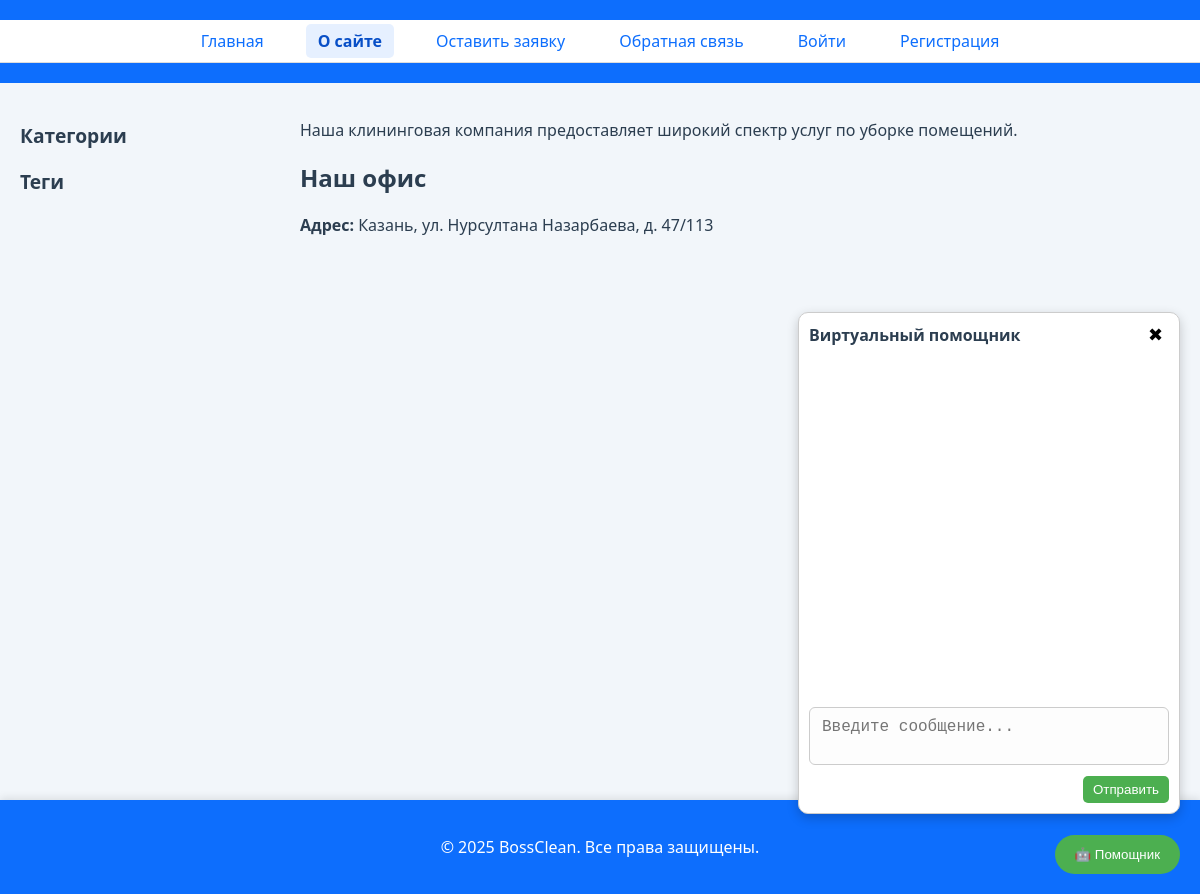
/about/, run on an earlier commit of the app's database.
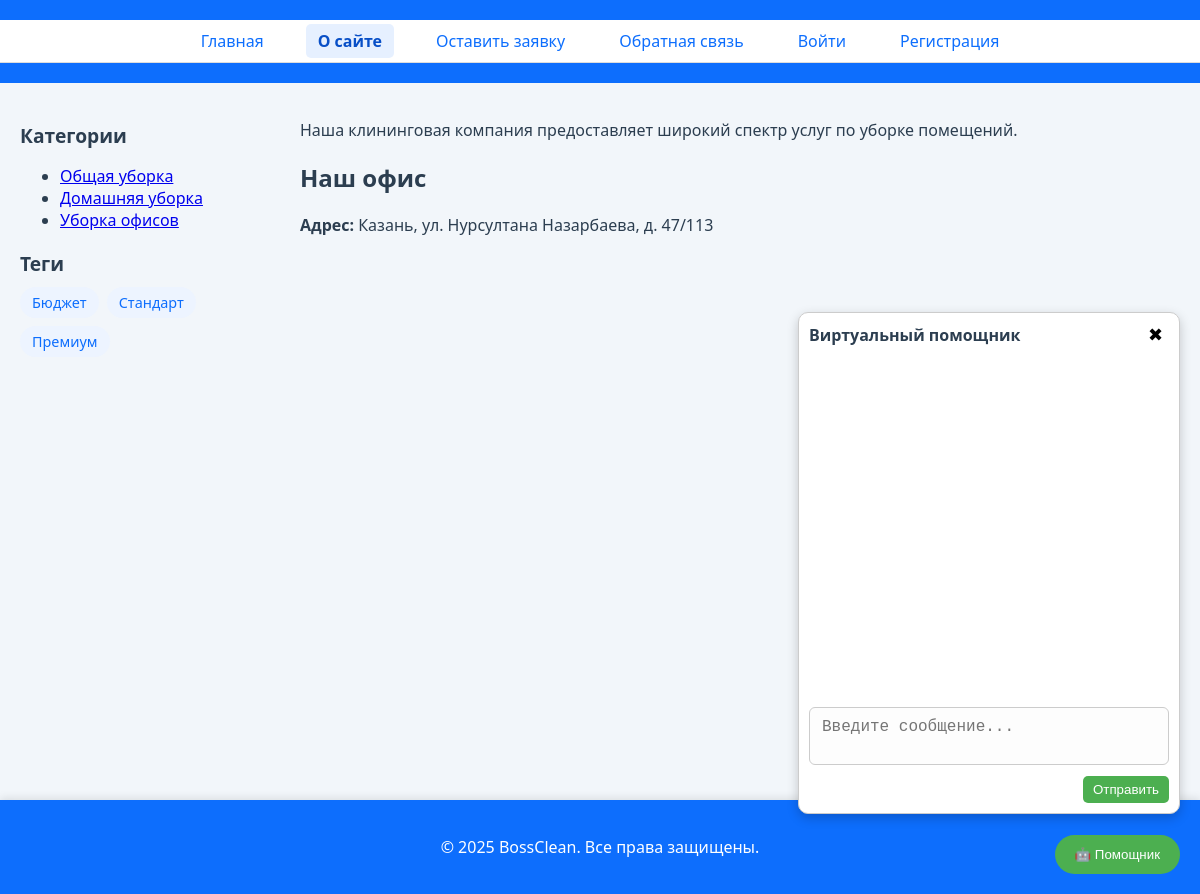
And on a later commit of the database.
### places/models.py (models this page shows, shortened)
class ServiceCategory(models.Model):
    name = models.CharField(max_length=100, verbose_name='Название категории')
    slug = models.SlugField(unique=True, verbose_name='URL')
    def get_absolute_url(self):
        return reverse('category', kwargs={'cat_slug': self.slug})
    class Meta:
        verbose_name = 'Категория'
        verbose_name_plural = 'Категории'

class TagService(models.Model):
    tag = models.CharField(max_length=100, db_index=True, verbose_name="Название тега")
    slug = models.SlugField(max_length=255, unique=True, db_index=True, verbose_name="URL")
    def get_absolute_url(self):
        return reverse('tag', kwargs={'tag_slug': self.slug})

### places/views.py (the view)
# urls.py: path('about/', views.about, name='about'),
def about(request):
    return render(request, 'places/about.html', {'title': 'О компании', 'active_page': 'about'})

### places/templatetags/cleaning_tags.py (called while the page is built)
@register.inclusion_tag('places/list_categories.html')
def show_categories(cat_selected=0):
    cats = ServiceCategory.objects.all()
    return {"cats": cats, "cat_selected": cat_selected}

@register.inclusion_tag('places/includes/tag_block.html')
def show_all_tags():
    return {"tags": TagService.objects.all()}

### users/context_processors.py (called while the page is built)
def get_main_menu(request):
    return {'mainmenu': menu}

### places/templates/places/about.html (shortened to what this page needs)
    {% extends 'base.html' %}
    {% block content %}
        <p>Наша клининговая компания предоставляет широкий спектр услуг по уборке помещений.</p>
        <h2>Наш офис</h2>
        <p><strong>Адрес:</strong> Казань, ул. Нурсултана Назарбаева, д. 47/113</p>
        <div id="map" style="width: 100%; height: 400px; border-radius: 10px; margin-top: 20px;"></div>
    {% endblock %}

### places/templates/places/list_categories.html
<ul class="category-list">
    {% for cat in cats %}
        {% if cat.id == cat_selected %}
            <li class="selected">{{ cat.name }}</li>
        {% else %}
            <li><a href="{{ cat.get_absolute_url }}">{{ cat.name }}</a></li>
        {% endif %}
    {% endfor %}
</ul>

### places/templates/places/includes/tag_block.html
{% if tags %}
<div class="tags">
    {% for t in tags %}
        <a href="{{ t.get_absolute_url }}" class="tag">{{ t.tag }}</a>
    {% endfor %}
</div>
{% endif %}

What changed in the data, as far as the page shows it:
added ServiceCategory: name "Общая уборка"
added ServiceCategory: name "Домашняя уборка"
added ServiceCategory: name "Уборка офисов"
added TagService: tag "Бюджет"
added TagService: tag "Стандарт"
added TagService: tag "Премиум"
